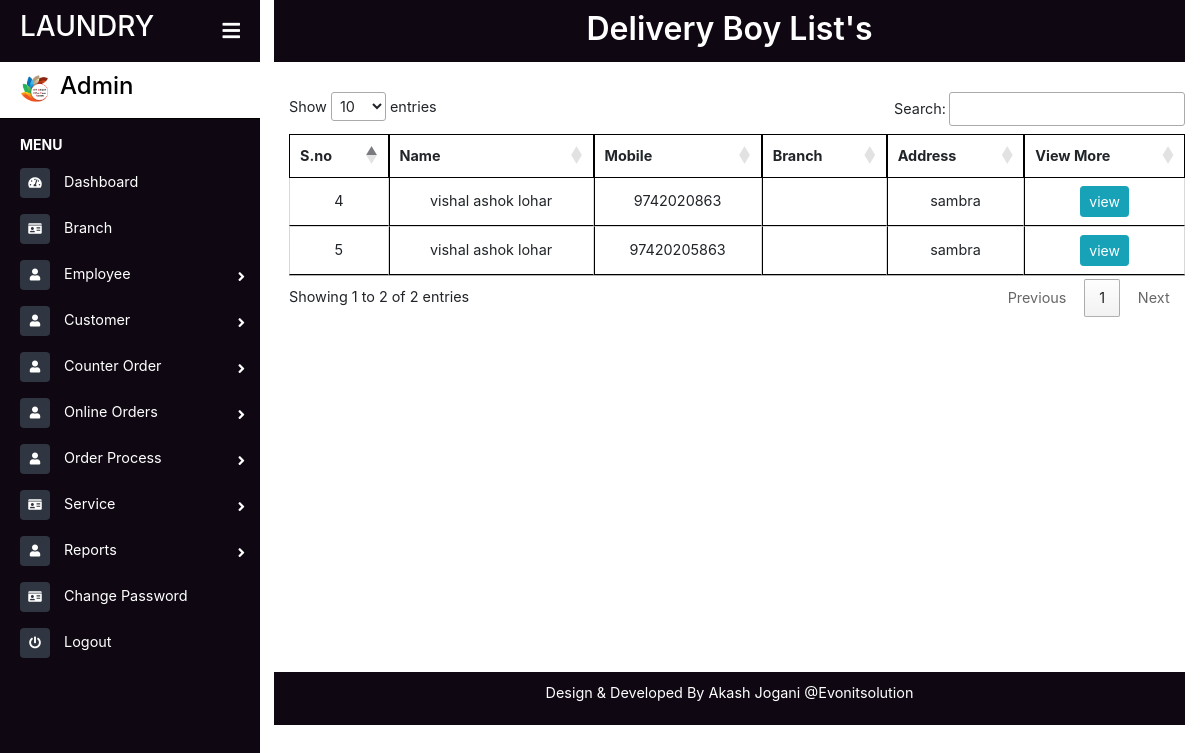
Page /deliveryBoy.php on the committed database.
### tables this page shows
CREATE TABLE `staff` (
  `id` bigint(10) NOT NULL,
  `fname` varchar(20) NOT NULL,
  `mname` varchar(20) NOT NULL,
  `lname` varchar(20) NOT NULL,
  `gen` varchar(10) NOT NULL,
  `adds` varchar(50) NOT NULL,
  `city` varchar(20) NOT NULL,
  `state` varchar(20) NOT NULL,
  `pin` varchar(10) NOT NULL,
  `mobile` varchar(12) NOT NULL,
  `email` varchar(30) NOT NULL,
  `bid` int(10) NOT NULL,
  `des` varchar(20) NOT NULL,
  `upl` varchar(60) NOT NULL,
  `upl1` varchar(60) NOT NULL,
  `upl2` varchar(60) NOT NULL,
  `full` varchar(100) NOT NULL,
  `date` date NOT NULL,
  `status` varchar(20) NOT NULL
);

### deliveryBoy.php (the view, shortened to what this page needs)
<?php include("sidebar.php");
?>
<div class="page-content container-fluid">
    <div class="footer">
        <div class="d-flex justify-content-center">
            <h2 class="" style=" font-weight: 600">Delivery Boy List's</h2>
        </div>
        <hr style="margin: 0px;">
    </div>
</div>
<main class="page-content">
    <div class="container">
            <div class="table-responsive" style="overflow-y:scroll; height: 580px; width:80% margin-left: 100px;">
            <table id="example" class="cell-border" style="width:100%">
                <thead>
                    <tr>
                        <th class="ss">S.no</th>
                        <th>Name</th>
                        <th>Mobile</th>
                        <th>Branch</th>
                        <th>Address</th>
                        <th>View More</th>
                    </tr>
                </thead>
                <tbody>
                    <?php
                            $qr="SELECT * FROM `staff` WHERE `des`='Delevery Boy'";
                            $ex=mysqli_query($conn,$qr);
                            while($row=mysqli_fetch_array($ex))
                            {
                                ?>
                                <tr class="text-center">
                                    <td><?php echo $row['id']; ?></td>
                                    <td><?php echo $row['full']; ?></td>
                                    <td><?php echo $row['mobile'] ?></td>
                                    <td><?php echo $row['branch'] ?></td>
                                    <td><?php echo $row['adds'] ?></td>
                                    <td><a href="#" ><button class="btn btn-sm btn-info editbutton" type="button">view</button><a></td>
                                </tr>
                                <?php
                            }
                    ?>
                </tbody>
                </table>
            </div>
    </div>
</main>
<?php include("footer.php"); ?>

### assets/css/style1.css (style rules this page uses)
* { margin: 0px; padding: 0px; }
body { font-size: 0.9rem; background-color: #ffffff; }
@media screen and (min-width: 768px) { .page-wrapper.toggled .page-content { padding-left: 274px; } }
.footer { text-align: center; background: #0f0813; color: #fff; padding: 10px 0px 5px 0px; }

### assets/css/foms.css (style rules this page uses)
table.dataTable.cell-border thead th { border: 1px solid black; }
table.dataTable.cell-border tbody td { border: 1px solid black; }
table.dataTable.cell-border tbody tr td:first-child { border-left: 1px solid black; }
table.dataTable.no-footer { border-bottom: 1px solid white; }
.container { margin-top:30px; }

### rows in the picture
staff: id "4", full "vishal ashok lohar", mobile "9742020863", adds "sambra"
staff: id "5", full "vishal ashok lohar", mobile "97420205863", adds "sambra"
